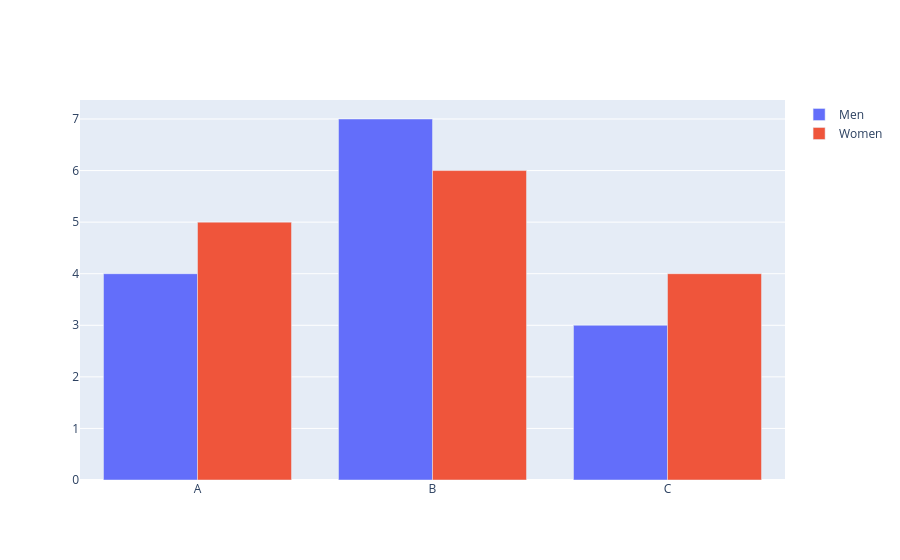

Notebook cell for this chart:
### Markdown cell above
5. What is the difference between plotly.express and plotly.graph_objects? (Interview Question)
   plotly.express is a higher level wrapper and uses similer concept as seaborn. were go is a low level librabry and it can be controlled in every way

### Code cell
x=['A','B','C'] 
y=[4,7,3]
men = go.Bar(x=x,y=y,name='Men')
x=['A','B','C']
y=[5,6,4]
women = go.Bar(x=x,y=y,name='Women')

fig = go.Figure(data=[men,women])
fig.show()

### Figure 1 — Plotly figure (JSON) as saved in the notebook; plotly's stock layout.template omitted (floating-point values rounded to 4 significant figures)
{"data": [{"name": "Men", "type": "bar", "x": ["A", "B", "C"], "y": [4, 7, 3]}, {"name": "Women", "type": "bar", "x": ["A", "B", "C"], "y": [5, 6, 4]}], "layout": {"autosize": true, "xaxis": {"autorange": true, "range": [-0.5, 2.5], "type": "category"}, "yaxis": {"autorange": true, "range": [0, 7.368], "type": "linear"}}}
